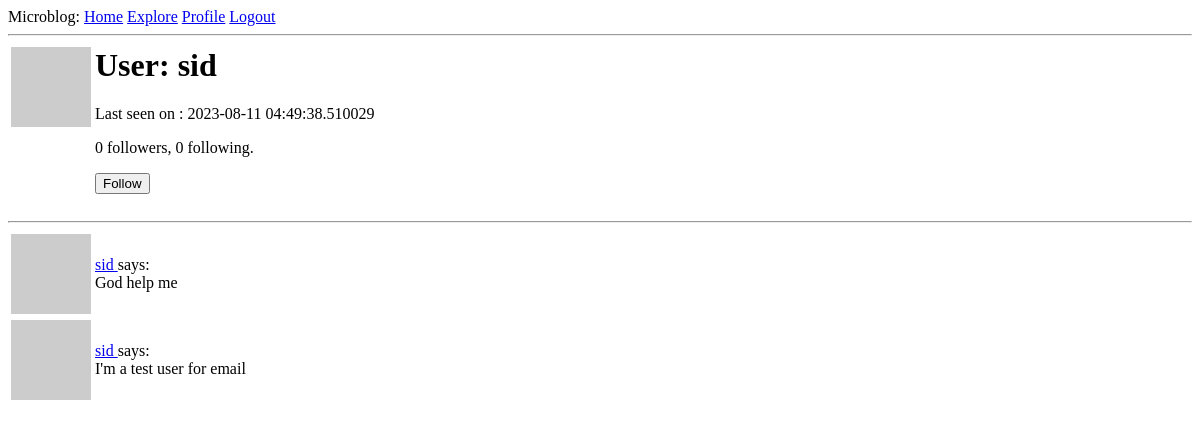
Before: /user/sid (signed in) with the older database file.
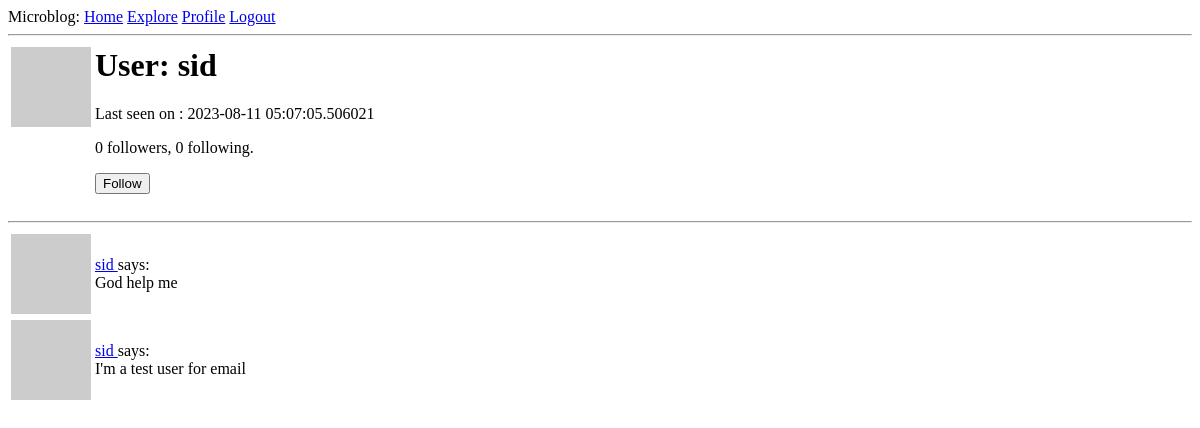
After: the same page with the newer database file.
### app/models.py (models this page shows, shortened)
class User(UserMixin, db.Model):
	id = db.Column(db.Integer, primary_key=True)
	username = db.Column(db.String(64), index=True, unique=True)
	email = db.Column(db.String(120), index=True, unique=True)
	password_hash = db.Column(db.String(128))
	posts = db.relationship('Post', backref='author', lazy='dynamic')
	about_me = db.Column(db.String(1024))
	last_seen = db.Column(db.DateTime, default=datetime.utcnow)
	followed = db.relationship(
		'User', secondary=followers,
		primaryjoin=(followers.c.follower_id == id),
		secondaryjoin=(followers.c.followed_id == id),
		backref=db.backref('followers', lazy='dynamic'), lazy = 'dynamic'
	)
	def avatar(self, size):
		digest = md5(self.email.lower().encode('utf-8')).hexdigest()
		return 'https://www.gravatar.com/avatar/{}?d=identicon&s={}'.format(digest, size)
	def is_following(self, user):
		return self.followed.filter(followers.c.followed_id == user.id).count() > 0

### app/routes.py (the view)
@flask_app.route('/user/<username>')
@login_required
def user(username):
	user = User.query.filter_by(username=username).first_or_404()
	page = request.args.get('page', 1, type=int)
	posts = user.posts.order_by(Post.timestamp.desc()).paginate(
		page=page, per_page=flask_app.config['POSTS_PER_PAGE'], error_out=False)
	next_url = url_for('user', username=user.username, page=posts.next_num) \
		if posts.has_next else None
	prev_url = url_for('user', username=user.username, page=posts.prev_num) \
		if posts.has_prev else None
	form = EmptyForm()
	return render_template('user.html', user=user, posts=posts.items,
						   next_url=next_url, prev_url=prev_url, form=form)

### app/forms.py
class EmptyForm(FlaskForm):
    submit = SubmitField('Submit')

### app/models.py (called while the page is built)
@login.user_loader
def load_user(id):
	return User.query.get(int(id))

### app/routes.py (called while the page is built)
@flask_app.before_request
def before_request():
	if current_user.is_authenticated:
		current_user.last_seen = datetime.utcnow()
		db.session.commit()

### app/templates/user.html (shortened to what this page needs)
{% extends "base.html" %}
{% block content %}
    <table>
        <tr valign="top">
            <td><img src="{{ user.avatar(128) }}"></td>
            <td>
                <h1>User: {{ user.username }}</h1>
                {% if user.last_seen %}<p>Last seen on : {{ user.last_seen }}</p> {% endif %}
                <p>{{ user.followers.count() }} followers, {{user.followed.count() }} following.</p>
                {% if user == current_user %}
                <p><a href="{{ url_for('edit_profile') }}">Edit your profile</a></p>
                {% elif not current_user.is_following(user) %}
                <p>
                    <form action="{{ url_for('follow', username=user.username) }}" method="post">
                        {{ form.submit(value='Follow') }}
                    </form>
                </p>
                {% else %}
                    <form action="{{ url_for('unfollow', username=user.username) }}" method="post">
                        {{ form.hidden_tag() }}
                        {{ form.submit(value='Unfollow') }}
                    </form>
                {% endif %}
            </td>
        </tr>
    </table>
    <hr>
    {% for post in posts %}
        {% include '_post.html' %}
    {% endfor %}
{% endblock %}

Changed rows visible on the page:
changed User "sid": last_seen "2023-08-11 04:49:38.510029" → "2023-08-11 05:07:05.506021"
